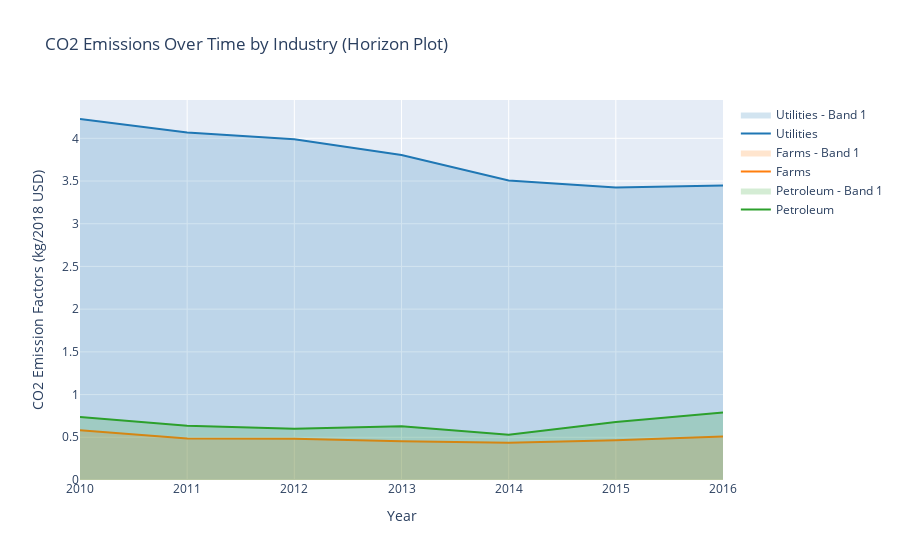

This figure's notebook cell:
### Code cell
import plotly.graph_objs as go
import pandas as pd
import numpy as np

def create_horizon_plot():
    # Prepare data for horizon plot
    utilities_co2 = utilities_df[utilities_df['Substance'] == 'carbon dioxide']
    farms_co2 = farms_df[farms_df['Substance'] == 'carbon dioxide']
    petroleum_co2 = petroleum_df[petroleum_df['Substance'] == 'carbon dioxide']

    # Create traces with different color bands to simulate horizon plot effect
    def create_horizon_trace(df, name, color_rgb):
        traces = []
        y = df['Supply Chain Emission Factors with Margins']
        bands = 1  # Number of color bands
        
        # Create multiple bands with decreasing opacity
        for i in range(bands):
            threshold = np.percentile(y, (i + 1) * (100 / bands))
            trace = go.Scatter(
                x=df['Year'],
                y=np.minimum(y, threshold),
                mode='lines',
                name=f'{name} - Band {i+1}',
                line=dict(color='rgba(' + color_rgb + ', 0)', width=0),
                fill='tozeroy',
                fillcolor=f'rgba({color_rgb}, {0.2 * (bands - i)})'
            )
            traces.append(trace)
        
        # Add line on top
        traces.append(go.Scatter(
            x=df['Year'],
            y=y,
            mode='lines',
            name=name,
            line=dict(color=f'rgb({color_rgb})', width=2)
        ))
        
        return traces

    # Combine traces
    layout = go.Layout(
        title='CO2 Emissions Over Time by Industry (Horizon Plot)',
        xaxis_title='Year',
        yaxis_title='CO2 Emission Factors (kg/2018 USD)',
        hovermode='closest'
    )

    # Create figure with all traces
    fig = go.Figure(
        data=(
            create_horizon_trace(utilities_co2, 'Utilities', '31, 119, 180') +
            create_horizon_trace(farms_co2, 'Farms', '255, 127, 14') +
            create_horizon_trace(petroleum_co2, 'Petroleum', '44, 160, 44')
        ),
        layout=layout
    )

    # Save interactive HTML
    fig.write_html('co2_horizon_plot.html')
    fig.show()
    return fig

# Generate the plot
horizon_plot = create_horizon_plot()
print("Interactive CO2 emissions horizon plot created successfully.")

### Figure 1 — Plotly figure (JSON) as saved in the notebook; plotly's stock layout.template omitted (floating-point values rounded to 4 significant figures)
{"data": [{"fill": "tozeroy", "fillcolor": "rgba(31, 119, 180, 0.2)", "line": {"color": "rgba(31, 119, 180, 0)", "width": 0}, "mode": "lines", "name": "Utilities - Band 1", "type": "scatter", "x": [2016, 2015, 2014, 2013, 2012, 2011, 2010], "y": [3.448, 3.425, 3.505, 3.804, 3.988, 4.068, 4.226]}, {"line": {"color": "rgb(31, 119, 180)", "width": 2}, "mode": "lines", "name": "Utilities", "type": "scatter", "x": [2016, 2015, 2014, 2013, 2012, 2011, 2010], "y": [3.448, 3.425, 3.505, 3.804, 3.988, 4.068, 4.226]}, {"fill": "tozeroy", "fillcolor": "rgba(255, 127, 14, 0.2)", "line": {"color": "rgba(255, 127, 14, 0)", "width": 0}, "mode": "lines", "name": "Farms - Band 1", "type": "scatter", "x": [2016, 2015, 2014, 2013, 2012, 2011, 2010], "y": [0.51, 0.465, 0.437, 0.454, 0.484, 0.486, 0.582]}, {"line": {"color": "rgb(255, 127, 14)", "width": 2}, "mode": "lines", "name": "Farms", "type": "scatter", "x": [2016, 2015, 2014, 2013, 2012, 2011, 2010], "y": [0.51, 0.465, 0.437, 0.454, 0.484, 0.486, 0.582]}, {"fill": "tozeroy", "fillcolor": "rgba(44, 160, 44, 0.2)", "line": {"color": "rgba(44, 160, 44, 0)", "width": 0}, "mode": "lines", "name": "Petroleum - Band 1", "type": "scatter", "x": [2016, 2015, 2014, 2013, 2012, 2011, 2010], "y": [0.79, 0.68, 0.53, 0.628, 0.6, 0.636, 0.737]}, {"line": {"color": "rgb(44, 160, 44)", "width": 2}, "mode": "lines", "name": "Petroleum", "type": "scatter", "x": [2016, 2015, 2014, 2013, 2012, 2011, 2010], "y": [0.79, 0.68, 0.53, 0.628, 0.6, 0.636, 0.737]}], "layout": {"hovermode": "closest", "title": {"text": "CO2 Emissions Over Time by Industry (Horizon Plot)"}, "xaxis": {"title": {"text": "Year"}}, "yaxis": {"title": {"text": "CO2 Emission Factors (kg/2018 USD)"}}}}
